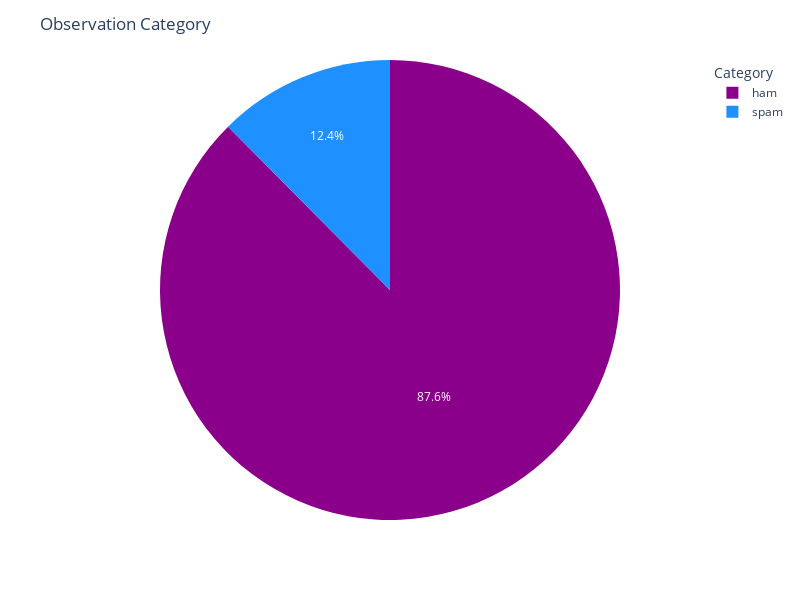

Notebook code for this chart:
### Markdown cell above
## visualize the Data :

### Code cell
# Calculate the value counts
category_counts = df['Category'].value_counts().reset_index()
category_counts.columns = ['Category', 'Count']

# Define the color palette
color_palette = ['#8B008B', '#1E90FF']

# Create the pie chart
fig = px.pie(category_counts, names='Category', values='Count', color_discrete_sequence=color_palette)

# Update the layout
fig.update_layout(
    title="Observation Category",
    legend_title="Category",
    width=800,
    height=600
)

# Show the plot
fig.show()

### Figure 1 — Plotly figure (JSON) as saved in the notebook; plotly's stock layout.template omitted (floating-point values rounded to 4 significant figures)
{"data": [{"domain": {"x": [0, 1], "y": [0, 1]}, "hovertemplate": "Category=%{label}<br>Count=%{value}<extra></extra>", "labels": ["ham", "spam"], "legendgroup": "", "name": "", "showlegend": true, "type": "pie", "values": [4516, 641]}], "layout": {"height": 600, "legend": {"title": {"text": "Category"}, "tracegroupgap": 0}, "margin": {"t": 60}, "piecolorway": ["#8B008B", "#1E90FF"], "title": {"text": "Observation Category"}, "width": 800}}
